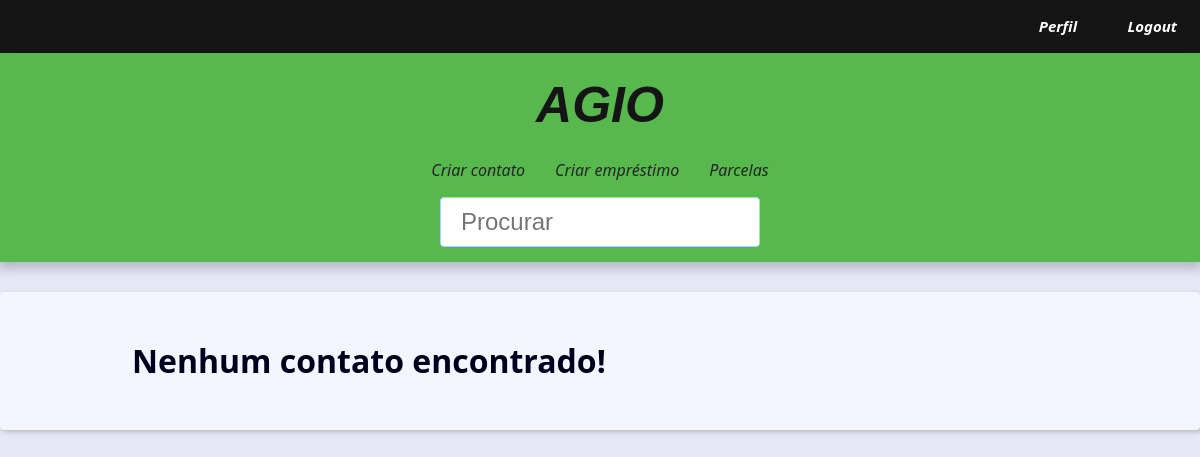
/ (signed in), run on an earlier commit of the app's database.
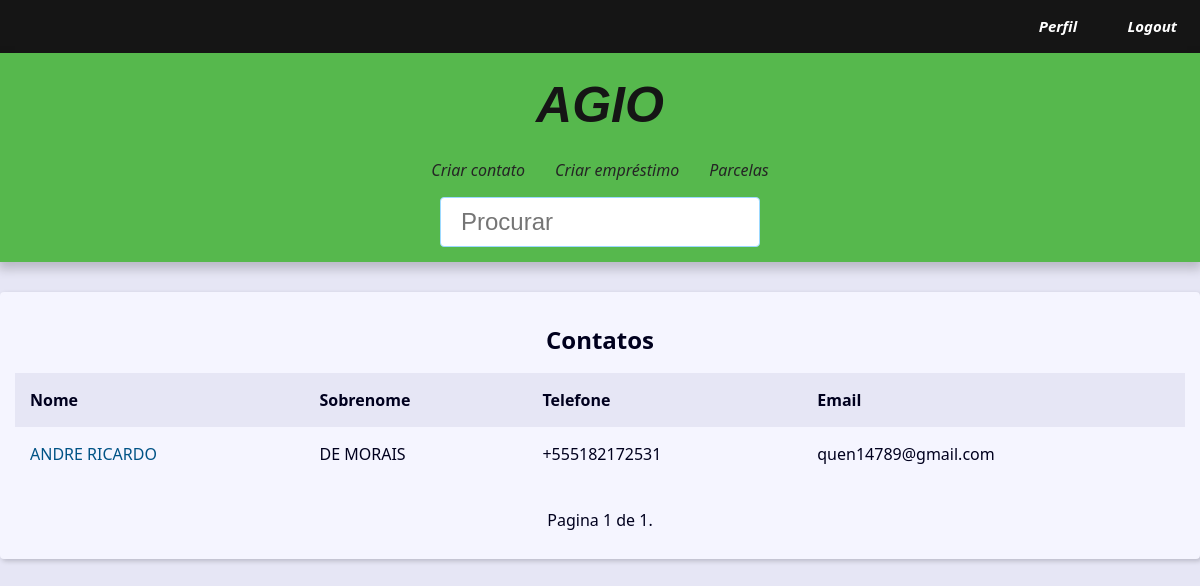
And on a later commit of the database.
### contact/models.py (models this page shows, shortened)
class Contact(models.Model):
    class Meta:
        verbose_name_plural = 'Usuarios'
        verbose_name = 'Usuario'
    first_name = models.CharField(max_length=50, verbose_name='Nome')
    last_name = models.CharField(max_length=50, blank=True,
                                  verbose_name='Sobrenome')
    phone = models.CharField(max_length=50, verbose_name='Telefone')
    email = models.EmailField(max_length=254, verbose_name='Email')
    created_date = models.DateTimeField(default=timezone.now)
    description = models.TextField(blank=True, verbose_name='Descrição')
    show = models.BooleanField(default=True)
    picture = models.ImageField(upload_to='pictures/%Y/%m/%d', blank=True, verbose_name='Imagem')
    owner = models.ForeignKey(User, on_delete=models.SET_NULL,
                              blank=True, null=True)

### contact/views/contact_views.py (the view)
# urls.py: path('', views.index, name='index'),
@login_required(login_url='contact:login')
def index(request):
    user = request.user
    contacts = Contact.objects.filter(owner=user, show=True).order_by('first_name')
    paginator = Paginator(contacts, 10)
    page_number = request.GET.get("page")
    page_obj = paginator.get_page(page_number)
    context = {
        'page_obj': page_obj,
        'site_title': 'Contatos - ',
    }
    return render(request, 'contact/index.html', context)

### contact/templates/contact/index.html
{% extends "base.html" %}
{% block content %}
{% if page_obj %}
    <div class="responsive-table">
        <table class="contacts-table">
            <caption class="table-caption">
                Contatos
            </caption>
            <thead>
                <tr class="table-row table-row-header">
                    <th class="table-header">Nome</th>
                    <th class="table-header">Sobrenome</th>
                    <th class="table-header">Telefone</th>
                    <th class="table-header">Email</th>
                </tr>
            </thead>
            <tbody>
                {% if user.is_authenticated %}
                    {% for contact in page_obj %}
                        {% if contact.owner == user %}
                            <tr class="table-row">
                            <td class="table-cel">
                                <a href="{% url 'contact:contact' contact.id %}" class="table-link">
                                    {{contact.first_name}}
                                </a>
                            </td>
                            <td class="table-cel">
                                    {{contact.last_name}}
                            </td>
                            <td class="table-cel">
                                    {{contact.phone}}
                            </td>
                            <td class="table-cel">
                                    {{contact.email}}
                            </td>
                        {% endif %}
                    </tr>
                    {% endfor %}
                {% endif %}
            </tbody>
        </table>
    </div>
{% else %}
<div class="single-contact">
    <h1 class="single-contact-name">Nenhum contato encontrado!</h1>
{% endif %}
{% endblock content %}

What changed in the data, as far as the page shows it:
added Contact: first_name "ANDRE RICARDO", last_name "DE MORAIS", phone "+555182172531", email "quen14789@gmail.com"
Also different on the page:
{{ page_obj.number }}: (not shown) → "1"
{{ page_obj.paginator.num_pages }}: (not shown) → "1"
text no longer shown: "Nenhum contato encontrado!"
text now shown: "Contatos Nome Sobrenome Telefone Email Pagina de ."
